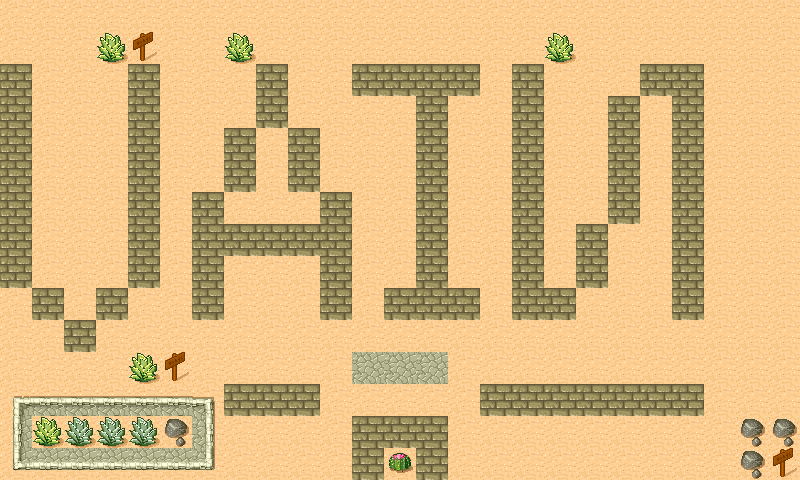

This game map was drawn from its Tiled (.tmx) file and the tilesets committed beside it. A one-line description and the trimmed map source follow:
An orthogonal 25x15 tile map with 32x32 px tiles, 2 tile layers (bg, content) and 4 objects (3x enemy, count).

<map version="1.0" orientation="orthogonal" width="25" height="15" tilewidth="32" tileheight="32">
 <tileset firstgid="1" name="Desert" tilewidth="32" tileheight="32" spacing="1" margin="1">
  <image source="tmw_desert_spacing.png" width="265" height="199" />
  <tile id="9">
   <properties>
    <property name="gid" value="1" />
   </properties>
  </tile>
  <tile id="24">
   <properties>
    <property name="gid" value="10" />
   </properties>
  </tile>
  <tile id="25">
   <properties>
    <property name="gid" value="10" />
   </properties>
  </tile>
 </tileset>
 <layer name="bg" width="25" height="15">
  <data>[375 cells, 375 non-empty, 1 distinct tile ids]</data>
 </layer>
 <layer name="content" width="25" height="15">
  <data>[375 cells, 121 non-empty, 15 distinct tile ids]</data>
 </layer>
 <objectgroup name="enemy" width="25" height="15">
  <object name="enemy" x="32" y="32" />
  <object name="enemy" x="416" y="32" />
  <object name="enemy" x="736" y="32" />
  <object name="count" x="672" y="-64">
   <properties>
    <property name="count" value="8" />
   </properties>
  </object>
 </objectgroup>
</map>
